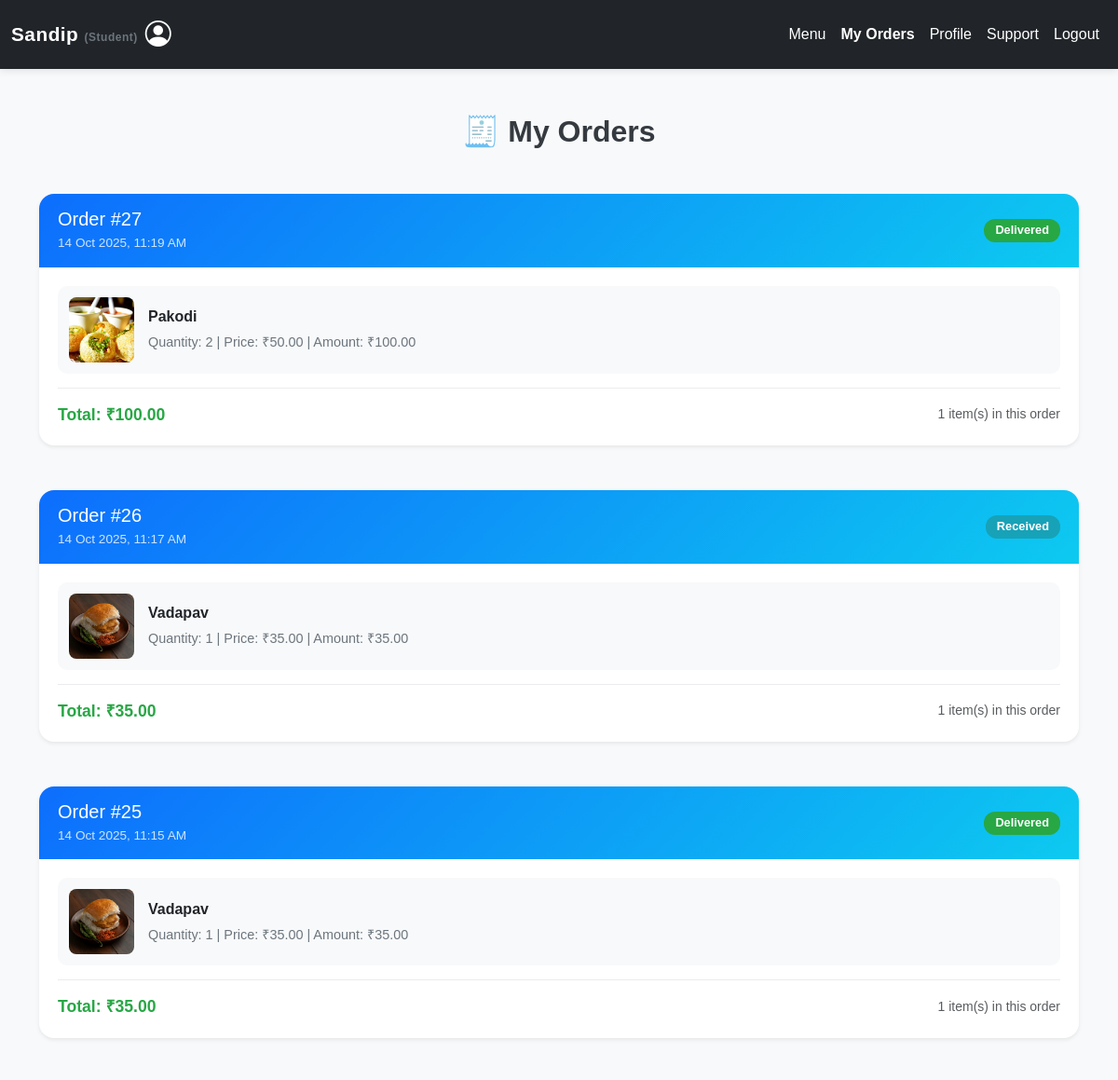
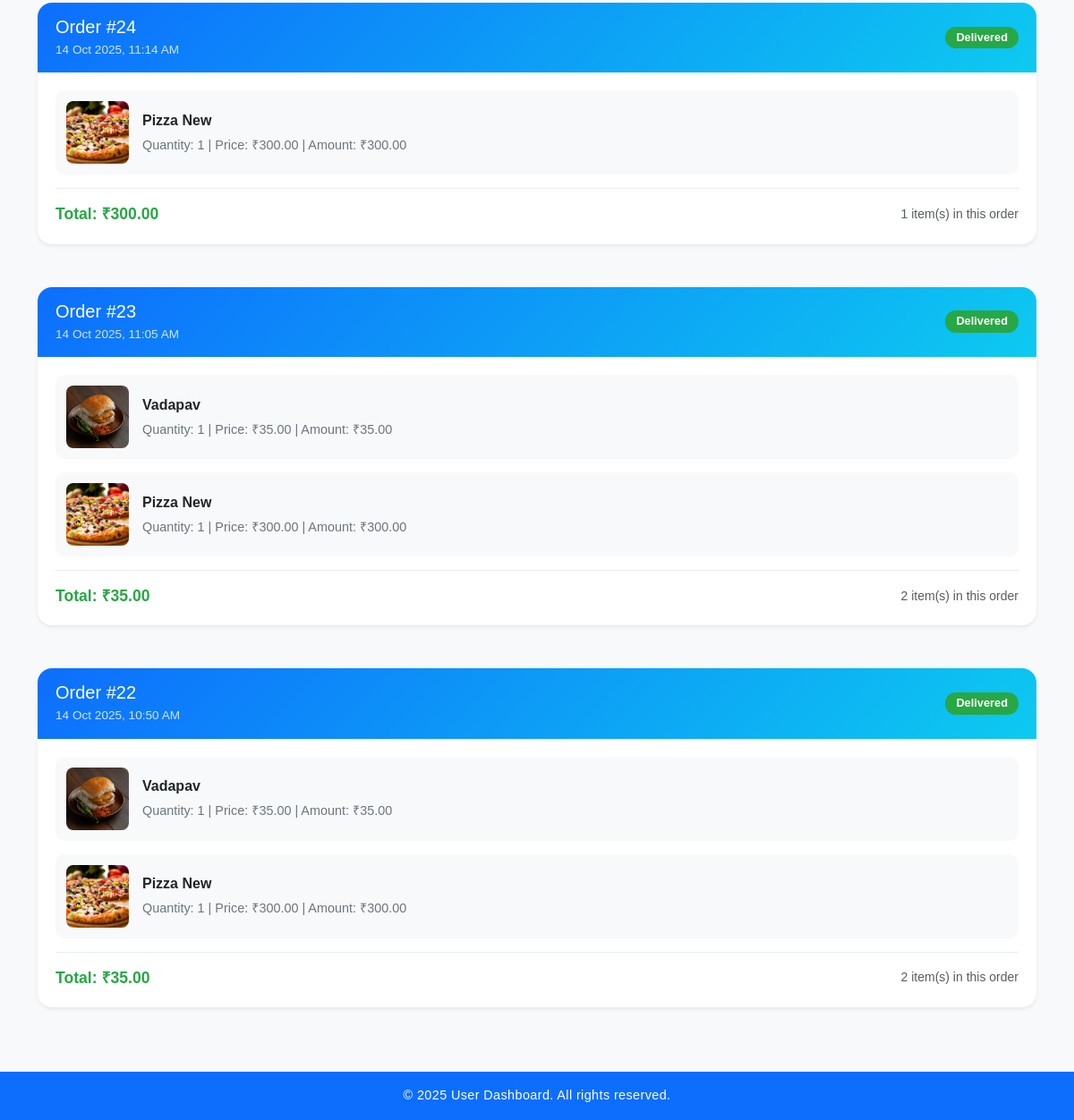
The page /studentsOrders.php (signed in) on the database its author committed (2 pictures, top to bottom).
### tables this page shows
CREATE TABLE `order` (
  `id` int(11) NOT NULL,
  `pid` int(11) NOT NULL,
  `uid` int(11) NOT NULL,
  `qty` varchar(20) NOT NULL,
  `amt` varchar(50) NOT NULL,
  `status` varchar(100) NOT NULL DEFAULT 'Received',
  `date` datetime NOT NULL DEFAULT current_timestamp()
);

CREATE TABLE `items` (
  `id` int(11) NOT NULL,
  `name` varchar(100) NOT NULL,
  `category` varchar(50) NOT NULL,
  `price` decimal(10,2) NOT NULL,
  `quantity` int(11) NOT NULL,
  `stockqty` varchar(50) NOT NULL,
  `image` varchar(255) NOT NULL,
  `status` enum('Active','InActive') DEFAULT 'Active',
  `remarks` text NOT NULL,
  `enter_datetime` timestamp NOT NULL DEFAULT current_timestamp()
);

CREATE TABLE `order_items` (
  `id` int(11) NOT NULL,
  `order_id` int(11) NOT NULL,
  `product_id` int(11) NOT NULL,
  `quantity` varchar(10) NOT NULL,
  `price` float(15,2) NOT NULL,
  `total` float(15,2) NOT NULL
);

### studentsOrders.php (the view, shortened to what this page needs)
<?php
include 'config/connection.php';
$uid = $_SESSION['student']['id'];
$detailed_sql = "SELECT
                  o.id as order_id,
                  o.amt,
                  o.status,
                  o.date,
                  i.name as item_name,
                  i.image,
                  oi.quantity,
                  oi.price,
                  oi.total
                FROM `order` o
                JOIN order_items oi ON o.id = oi.order_id
                JOIN items i ON oi.product_id = i.id
                WHERE o.uid = '$uid'
                ORDER BY o.date DESC, oi.id ASC";
$detailed_query = mysqli_query($conn, $detailed_sql);
$orders = [];
while ($row = mysqli_fetch_assoc($detailed_query)) {
    $order_id = $row['order_id'];
    if (!isset($orders[$order_id])) {
        $orders[$order_id] = [
            'order_id' => $row['order_id'],
            'total' => $row['total'],
            'status' => $row['status'],
            'date' => $row['date'],
            'items' => []
        ];
    }
    $orders[$order_id]['items'][] = [
        'name' => $row['item_name'],
        'image' => $row['image'],
        'quantity' => $row['quantity'],
        'price' => $row['price'],
        'total' => $row['total']
    ];
}
?>
<!DOCTYPE html>
<html lang="en">
<head>
  <link href="https://cdn.jsdelivr.net/npm/bootstrap@5.3.3/dist/css/bootstrap.min.css" rel="stylesheet">
  <link href="https://cdn.jsdelivr.net/npm/bootstrap-icons/font/bootstrap-icons.css" rel="stylesheet">
</head>
<body class="d-flex flex-column min-vh-100">
  <nav class="navbar navbar-expand-lg navbar-dark bg-dark py-3">
    <div class="container-fluid">
      <div class="d-flex align-items-center">
        <a class="navbar-brand fw-bold me-2" href="#">
          <?php echo $_SESSION['student']['firstname']; ?>
          <span class="text-secondary" style="font-size:12px;">(<?php echo ucfirst($_SESSION['student']['type']); ?>)</span>
        </a>
        <i class="bi bi-person-circle text-white fs-3"></i>
      </div>
      <div class="collapse navbar-collapse" id="navbarNav">
        <ul class="navbar-nav ms-auto">
          <li class="nav-item"><a class="nav-link text-white" href="menu.php">Menu</a></li>
          <li class="nav-item"><a class="nav-link active text-white fw-semibold" href="studentOrders.php">My Orders</a></li>
          <li class="nav-item"><a class="nav-link text-white" href="#">Profile</a></li>
          <li class="nav-item"><a class="nav-link text-white" href="#">Support</a></li>
          <li class="nav-item"><a class="nav-link text-white" href="logout.php">Logout</a></li>
        </ul>
      </div>
    </div>
  </nav>
  <div class="container py-5">
    <h2 class="text-center mb-5">🧾 My Orders</h2>
    <?php if (!empty($orders)): ?>
      <div class="row g-4">
        <?php foreach ($orders as $order): ?>
          <div class="col-12">
            <div class="card order-card shadow-sm mb-4">
              <div class="order-header">
                <div class="d-flex justify-content-between align-items-center">
                  <div>
                    <h5 class="mb-1">Order #<?php echo $order['order_id']; ?></h5>
                    <div class="order-date">
                      <?php echo date('d M Y, h:i A', strtotime($order['date'])); ?>
                    </div>
                  </div>
                  <?php
                    $status = strtolower($order['status'] ?? 'pending');
                    $badgeClass = match($status) {
                        'pending' => 'status-pending',
                        'received' => 'status-received',
                        'preparing' => 'status-preparing',
                        'ready' => 'status-ready',
                        'delivered' => 'status-delivered',
                        'cancelled' => 'status-cancelled',
                        default => 'status-pending'
                    };
                  ?>
                  <span class="badge badge-status <?php echo $badgeClass; ?>">
                    <?php echo ucfirst($status); ?>
                  </span>
                </div>
              </div>
              <div class="order-body">
                <?php foreach ($order['items'] as $item): ?>
                  <div class="order-item">
                    <img src="<?php echo $item['image']; ?>" alt="<?php echo $item['name']; ?>">
                    <div class="item-details">
                      <div class="item-name"><?php echo $item['name']; ?></div>
                      <div class="item-meta">
                        Quantity: <?php echo $item['quantity']; ?> |
                        Price: ₹<?php echo $item['price']; ?> |
                        Amount: ₹<?php echo $item['total']; ?>
                      </div>
                    </div>
                  </div>
                <?php endforeach; ?>
                <div class="order-footer">
                  <div class="d-flex justify-content-between align-items-center">
                    <div>
                      <span class="total-amount">Total: ₹<?php echo $order['total']; ?></span>
                    </div>
                    <div class="text-muted small">
                      <?php echo count($order['items']); ?> item(s) in this order
                    </div>
                  </div>
                </div>
              </div>
            </div>
          </div>
        <?php endforeach; ?>
      </div>
    <?php endif; ?>
  </div>
  <footer class="text-white text-center py-3 mt-auto">
    <p class="mb-0">&copy; 2025 User Dashboard. All rights reserved.</p>
  </footer>
</body>
</html>

### studentsOrders.php (style rules this page uses)
body { background: #f8f9fa; font-family: 'Poppins', sans-serif; }
.navbar { box-shadow: 0 2px 8px rgba(0,0,0,0.1); }
.navbar-brand { font-size: 1.3rem; letter-spacing: 0.5px; }
h2 { font-weight: 600; color: #343a40; }
.order-card { border: none; border-radius: 16px; overflow: hidden; transition: all 0.3s ease; background: #fff; }
.order-header { background: linear-gradient(135deg, #0d6efd, #0dcaf0); color: white; padding: 15px 20px; border-radius: 12px 12px 0 0; }
.order-body { padding: 20px; }
.order-item { display: flex; align-items: center; margin-bottom: 15px; padding: 12px; background: #f8f9fa; border-radius: 10px; }
.order-item img { width: 70px; height: 70px; border-radius: 8px; object-fit: cover; margin-right: 15px; }
.item-details { flex: 1; }
.item-name { font-weight: 600; margin-bottom: 5px; }
.item-meta { font-size: 0.9rem; color: #6c757d; }
.order-footer { border-top: 1px solid #e9ecef; padding-top: 15px; margin-top: 15px; }
.badge-status { font-size: 0.8rem; padding: 6px 12px; border-radius: 12px; }
.status-received { background-color: #17a2b8; color: #fff; }
.status-delivered { background-color: #28a745; color: #fff; }
.total-amount { font-size: 1.1rem; font-weight: 600; color: #28a745; }
.order-date { font-size: 0.85rem; opacity: 0.8; }
footer { background: #0d6efd; font-size: 0.9rem; letter-spacing: 0.4px; }

### rows shown on the page
order: id "27", date "14 Oct 2025, 11:19 AM", status "Delivered", items.image (picture), items.name "Pakodi", order_items.quantity "2", order_items.price "50.00", order_items.total "100.00", count($order['items']) "1"
order: id "26", date "14 Oct 2025, 11:17 AM", status "Received", name "Vadapav", quantity "1", price "35.00", total "35.00", order_items.total "35.00", count($order['items']) "1"
order: id "25", date "14 Oct 2025, 11:15 AM", status "Delivered", name "Vadapav", quantity "1", price "35.00", total "35.00", order_items.total "35.00", count($order['items']) "1"
order: id "24", date "14 Oct 2025, 11:14 AM", status "Delivered", name "Pizza New", quantity "1", price "300.00", total "300.00", order_items.total "300.00", count($order['items']) "1"
order: id "23", date "14 Oct 2025, 11:05 AM", status "Delivered", name "Vadapav", quantity "1", price "35.00", total "35.00", name "Pizza New", price "300.00", total "300.00", order_items.total "35.00", count($order['items']) "2"
order: id "22", date "14 Oct 2025, 10:50 AM", status "Delivered", name "Vadapav", quantity "1", price "35.00", total "35.00", name "Pizza New", price "300.00", total "300.00", order_items.total "35.00", count($order['items']) "2"

### other values the page prints
$_SESSION['student']['firstname'] "Sandip"
$_SESSION['student']['type'] "Student"
